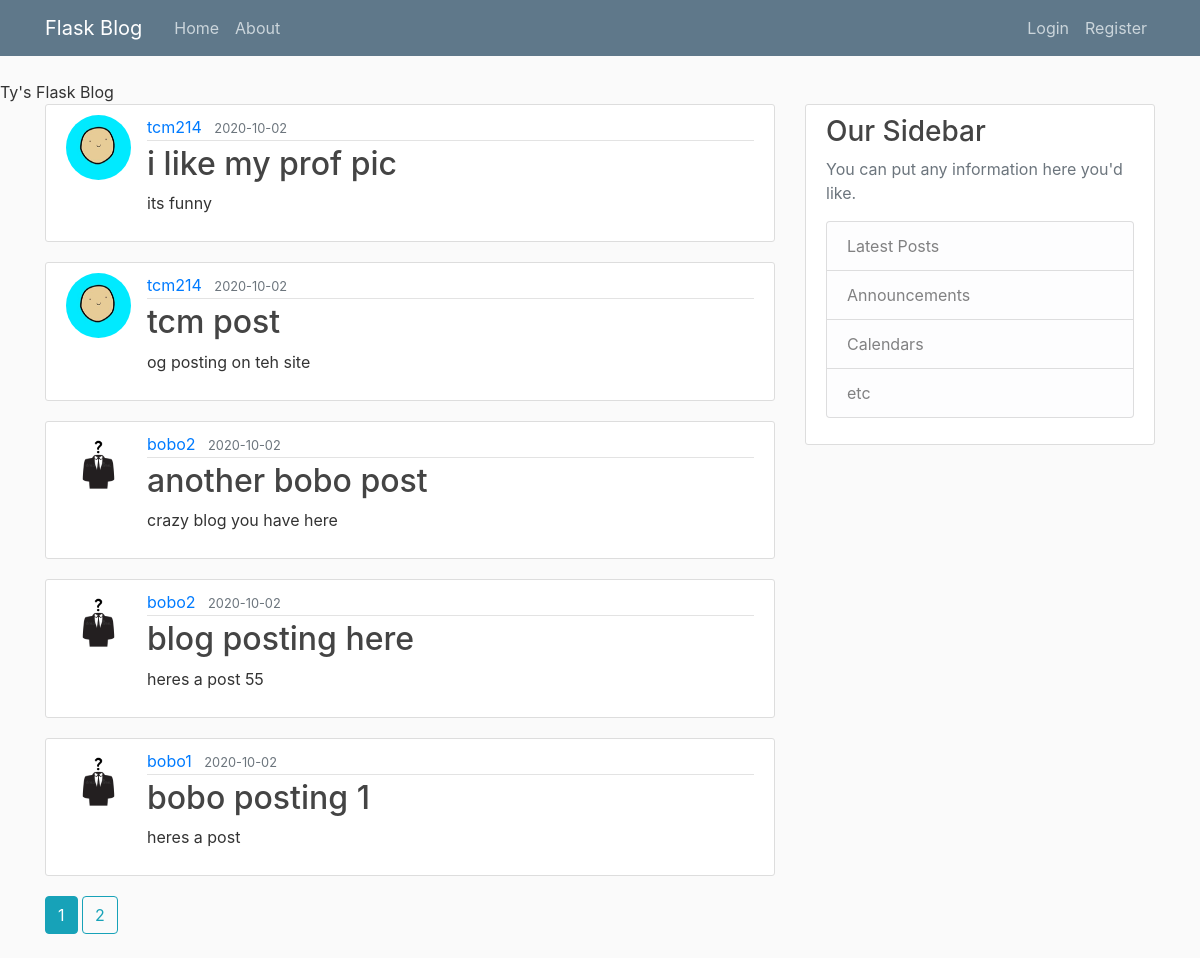
Page /home on the earlier database version.
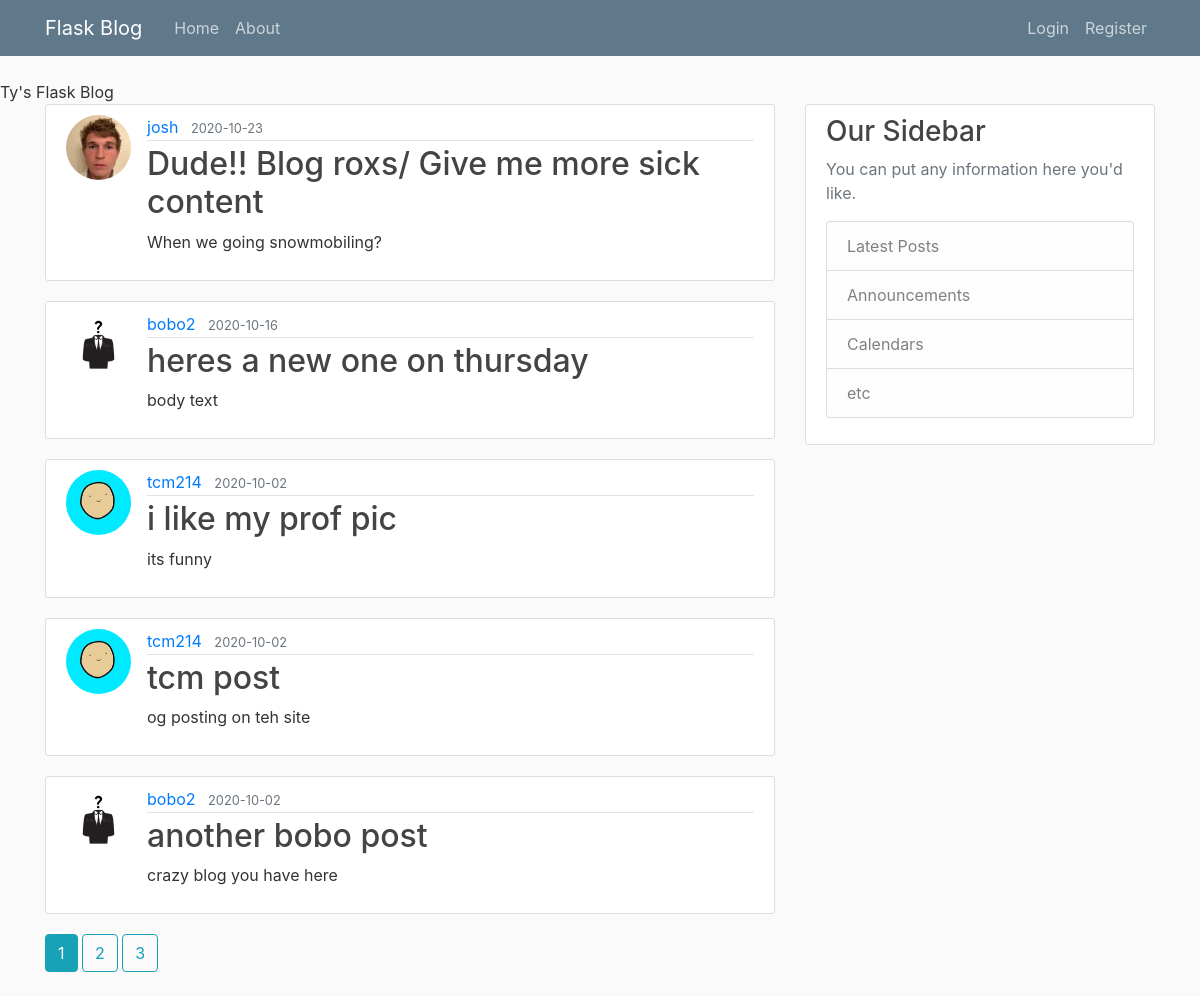
Same page on the later database version.
### flask_project/models.py (models this page shows, shortened)
class Post(db.Model):
	id = db.Column(db.Integer, primary_key=True)
	title = db.Column(db.String(80), nullable=False)
	date_posted = db.Column(db.DateTime, nullable=False, default=datetime.utcnow)
	content = db.Column(db.Text, nullable=False)
	user_id = db.Column(db.Integer, db.ForeignKey('user.id'), nullable=False)

class User(db.Model, UserMixin):
	id = db.Column(db.Integer, primary_key=True)
	username = db.Column(db.String(20), unique=True, nullable=False)
	email = db.Column(db.String(120), unique=True, nullable=False)
	image_file = db.Column(db.String(20), nullable=False, default='default.jpg')
	password = db.Column(db.String(60), nullable=False)
	posts = db.relationship('Post', backref='author', lazy=True)

### flask_project/routes.py (the view)
@app.route("/")
@app.route("/home")
def home():
	page = request.args.get('page', 1, type=int)
	posts = Post.query.order_by(Post.date_posted.desc()).paginate(page=page, per_page=5)
	return render_template("home.html", posts=posts)

### flask_project/templates/home.html
{% extends "layout.html" %}
{% block content %}
	{% for post in posts.items %}
		<article class="media content-section">
    <img class="rounded-circle article-img" src="{{ url_for('static', filename='profile_pics/' + post.author.image_file) }}">
      <div class="media-body">
        <div class="article-metadata">
          <a class="mr-2" href="#">{{ post.author.username }}</a>
          <small class="text-muted">{{ post.date_posted.strftime('%Y-%m-%d') }}</small>
        </div>
        <h2><a class="article-title" href="{{ url_for('post', post_id=post.id) }}">{{ post.title }}</a></h2>
        <p class="article-content">{{ post.content }}</p>
      </div>
    </article>
	{% endfor %}
  {% for page_num in posts.iter_pages(left_edge=1, right_edge=1, left_current=1, right_current=2) %}
    {% if page_num %}
      {% if posts.page == page_num %}
        <a class="btn btn-info mb-4"href="{{ url_for('home', page=page_num) }}">{{ page_num }}</a>
      {% else %}
        <a class="btn btn-outline-info mb-4"href="{{ url_for('home', page=page_num) }}">{{ page_num }}</a>
      {% endif %}
    {% else %}
      ...
    {% endif %}
  {% endfor %}
{% endblock content %}

Differences in the rows shown:
no longer on this page (row unchanged): Post: image_file (placeholder picture), author.username "bobo2", date_posted "2020-10-02", title "blog posting here", content "heres a post 55"
no longer on this page (row unchanged): Post: image_file (placeholder picture), author.username "bobo1", date_posted "2020-10-02", title "bobo posting 1", content "heres a post"
added Post: image_file (picture), author.username "josh", date_posted "2020-10-23", title "Dude!! Blog roxs/ Give me more sick content", content "When we going snowmobiling?"
added Post: image_file (placeholder picture), author.username "bobo2", date_posted "2020-10-16", title "heres a new one on thursday", content "body text"
Other differences:
new list line: "3"
